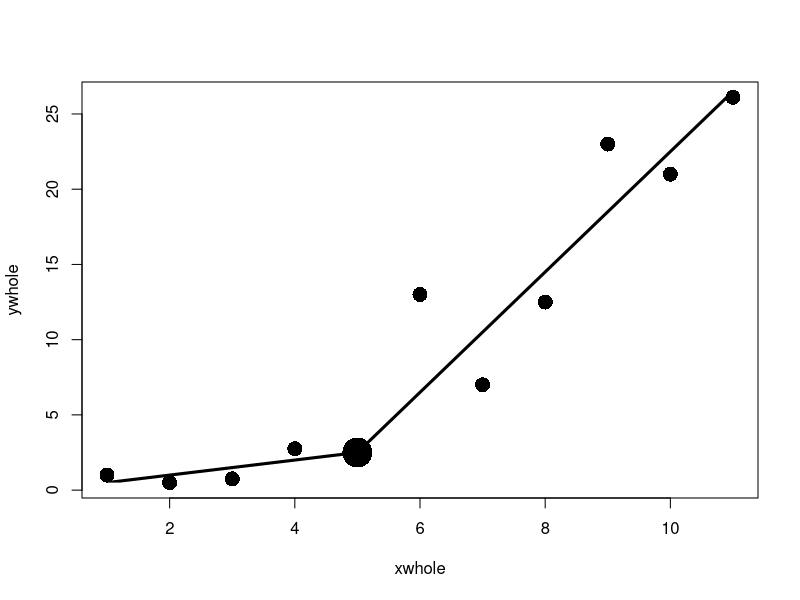

This chart was generated by the following R code:
#full set of data with plots 
xwhole = c(1,   2,   3,    4,    5,   6,   7,    8,    9,     10,   11)
ywhole = c(1.0, 0.5, 0.75, 2.75, 2.5, 13,  7,    12.5, 23,  21, 26.1 ) #6.5, 10.5, 14.5, 18.5,  22.5
plot(xwhole, ywhole, cex = 2, pch = 16)
points(5, 2.5, col="black", cex = 4, pch=16)




#five is the breakpoint so it needs to be in both regressions 
xhalf1 = c(1:5) 
xhalf2 = c(5:11)

#half sets of data for regression 
yhalf1 = c(0.5,1,1.5,2,2.5) #1-5
yhalf2 = c(2.5,6.5,10.5,14.5,18.5,22.5, 26.5)#5-10 

#does the regressions to get slopes and intercepts 
firstReg = lm(yhalf1~xhalf1) #m = .5 b=0
summary(firstReg)
secondReg = lm(yhalf2~xhalf2) # m = 4 b= -17.5
summary(secondReg)

#plots the regression lines with the 
clip(1,5,0.5,2.5) #bounded by x0=1,x1=5,y0=0.5,y1=2.5
abline(firstReg, lwd = 3)
clip(5,11,2.5,26.5)#bounded by x0=5,x1=10,y0=2.5,y1=22.5
abline(secondReg, lwd = 3)





